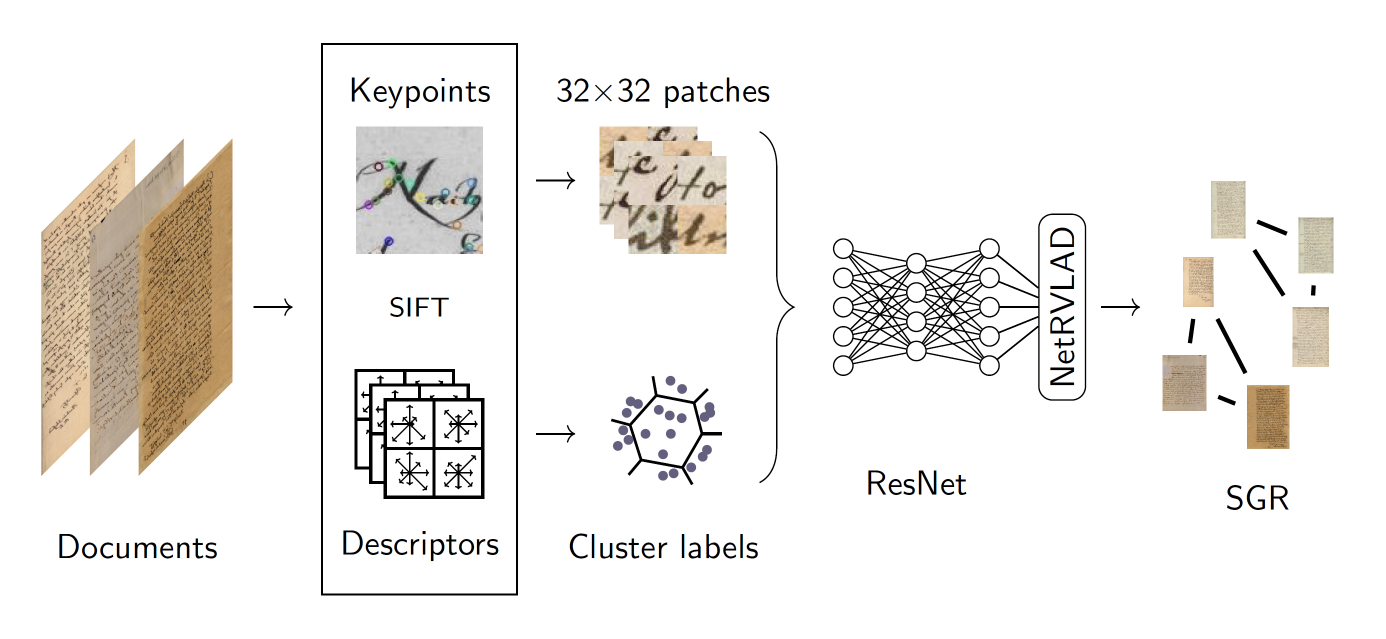
#> input picture icdar23/assets/header.png, 2772 x 1278 px (shown at 1/2 size)
$ python extract_patches_only_color.py --in_dir ../assets --out_dir out
#> lines starting #> are read from the running program, lines starting #| are printed output that depends on the picture; after the words box and inside, x2 and y2 are one past the last pixel; in counts of white or black regions, pixels touching at a corner belong together
import cv2
import numpy as np
from joblib import Parallel, delayed
import multiprocessing
import os
import glob
import logging
import sklearn.preprocessing
from sklearn.decomposition import PCA
from tqdm import tqdm

"""extract_patches_only_color.py"""

IMG_EXTENSIONS = [
    '.jpg', '.JPG', '.jpeg', '.JPEG',
    '.png', '.PNG', '.ppm', '.PPM', '.bmp', '.BMP', '.tif', '.tiff', '.TIF', '.TIFF'
]


def is_image_file(filename):
    return any(filename.endswith(extension) for extension in IMG_EXTENSIONS)

def edge_pixels(mask):
    return np.sum(mask == 255)

def calc_features(input_img, arguments):
    img = cv2.imread(input_img)

    if arguments.scale != -1:
        scale = arguments.scale
        height = img.shape[0] * scale
        width = img.shape[1] * scale
        new_size_mask = (int(width), int(height))
        img = cv2.resize(img, new_size_mask, interpolation=cv2.INTER_CUBIC)

    img_gray = cv2.cvtColor(img, cv2.COLOR_BGR2GRAY)
    mask = cv2.Canny(img, 30, 200)

    sift = cv2.SIFT_create(sigma=args.sigma)
    kp = sift.detect(img_gray, None)


    def filter_keypoint(point):
        # if 3 < point.size < 10:
        #     return point
        return point


    new_kp = []
    uniq_kp = []

    num_pixel = arguments.win_size ** 2

    for p in kp:
        point = (int(p.pt[0]), int(p.pt[1]))

        roi = get_image_patch(img, point[0], point[1], arguments)
        mask_roi = get_image_patch(mask, point[0], point[1], arguments)

        if roi is None:
            continue

        if arguments.edge_pixels != -1:
            if edge_pixels(mask_roi) < (arguments.edge_pixels * num_pixel):
                continue

        if not point in uniq_kp and filter_keypoint(p):
            new_kp.append(p)
            uniq_kp.append(point)

    # print(f'{len(new_kp)} kps for {input_img}')
    _, desc = sift.compute(img_gray, new_kp)

    if not new_kp:
        desc = np.zeros((1,128))
        kp_tupple = [( (int(img.shape[1]/2), int(img.shape[0]/2)), desc)]
        print(f'Nothing found for {input_img}')
        return kp_tupple

    desc = sklearn.preprocessing.normalize(desc, norm='l1')
    desc = np.sign(desc) * np.sqrt(np.abs(desc))
    desc = sklearn.preprocessing.normalize(desc, norm='l2')

    kp_tupple = [(p, desc[i]) for i, p in enumerate(uniq_kp)]


    return kp_tupple


def get_image_patch(img, px, py, arguments):
    half_win_size = int(arguments.win_size / 2)
    if not (half_win_size < px < img.shape[1] - half_win_size and half_win_size < py < img.shape[0] - half_win_size):
        return None

    roi = img[py - half_win_size:py + half_win_size, px - half_win_size:px + half_win_size]
    assert roi.shape[:2] == (half_win_size * 2, half_win_size * 2), 'shape of the roi is not (%d,%d). It is (%d,%d)' % \
                                                                (half_win_size * 2, half_win_size * 2,
                                                                 roi.shape[0], roi.shape[1])
    return roi


def extract_patches(filename, tup, args):
    if len(tup) > args.patches_per_page and args.patches_per_page != -1:
        idx = np.linspace(0, len(tup) - 1, args.patches_per_page, dtype=np.int32)
        tup = [tup[i] for i in idx]

    points, _ = zip(*tup)

    img = cv2.imread(filename)

    if args.scale != -1:
        scale = args.scale
        height = img.shape[0] * scale
        width = img.shape[1] * scale
        new_size_mask = (int(width), int(height))
        img = cv2.resize(img, new_size_mask, interpolation=cv2.INTER_CUBIC)


    count = 0
    for p in points:
        roi = get_image_patch(img, p[0], p[1], args)
        if roi is None:
            continue

        out_path = os.path.join(args.out_dir[0], os.path.splitext(os.path.basename(filename))[0],
                                os.path.splitext(os.path.basename(filename))[0] + '_' + str(count) + '.png')

        count = count + 1
        cv2.imwrite(out_path, roi)


if __name__ == "__main__":
    import argparse
    import pickle

    logging.basicConfig(level=logging.INFO, format='%(asctime)s %(levelname)s %(message)s ')

    parser = argparse.ArgumentParser(description="extract patches from images")
    parser.add_argument('--in_dir', metavar='in_dir', dest='in_dir', type=str, nargs=1,
                        help='input directory', required=True)
    parser.add_argument('--out_dir', metavar='out_dir', dest='out_dir', type=str, nargs=1,
                        help='output directory', required=True)
    parser.add_argument('--win_size', metavar='win_size', dest='win_size', type=int, nargs='?',
                        help='size of the patch',
                        default=32)
    parser.add_argument('--patches_per_page', metavar='patches_per_page', dest='patches_per_page', type=int, nargs='?',
                        help='maximal number of patches per page (-1 for no limit)',
                        default=-1)
    parser.add_argument('--scale', type=float, help='scale images up or down',
                        default=-1)
    parser.add_argument('--sigma', type=float, help='blur factor for SIFT',
                        default=1.6)
    parser.add_argument('--edge_pixels', type=float, help='if more black_pixel_thresh percent of the pixels are black -> discard',
                        default=0.1)

    args = parser.parse_args()


    assert os.path.exists(args.in_dir[0]), 'in_dir {} does not exist'.format(args.in_dir[0])


    if not os.path.exists(args.out_dir[0]):
        logging.info('creating directory %s' % args.out_dir[0])
        os.mkdir(args.out_dir[0])

    assert len(os.listdir(args.out_dir[0])) == 0, 'out_dir is not empty'

    assert args.win_size % 2 == 0, 'win_size must be even'

    num_cores = int(multiprocessing.cpu_count() / 2)
    num_cores = 10
    path_to_centers = ''

    def chunks(xs, n):
        n = max(1, n)
        return (xs[i:i+n] for i in range(0, len(xs), n))

    files = [f for f in glob.glob(args.in_dir[0] + '/**/*.*', recursive=True) if os.path.isfile(f) and is_image_file(f)]

    file_lists = list(chunks(files, 5000))
    logging.info(f'{len(list(file_lists))} lists')

    for files in file_lists:
        logging.info(files)
        assert len(files) > 0, 'no images found'
        logging.info('Found {} images'.format(len(files)))

        logging.info('calculating features for images in %s (number of cores:%d)' % (args.in_dir, num_cores))
        results = []

        results = Parallel(n_jobs=num_cores, verbose=9)(delayed(calc_features)(f, args) for f in files)

        logging.info('collecting descriptors')
        desc_list = []
        kp_list = []
        fn_list = []

        for r, f in tqdm(zip(results, files)):
            if len(r) == 0:
                logging.warning('no keypoints found in file {} '.format(f))
            for kp, desc in r:
                kp_list.append(kp)
                desc_list.append(desc)
                fn_list.append(f)

        logging.info('creating labels directories in output directory')
        for fn in set(fn_list):
            f_name = os.path.splitext(os.path.basename(fn))[0]
            if not os.path.exists(os.path.join(args.out_dir[0], str(f_name))):
                os.mkdir(os.path.join(args.out_dir[0], str(f_name)))

        # logging.info('copying %i (all patches per page) image patches to %s ' % (kp_list, args.out_dir[0]))
        results = Parallel(n_jobs=num_cores, verbose=9)(
            delayed(extract_patches)(filename, tup, args) for filename, tup in zip(files, results))
#> this loop made 1 pass
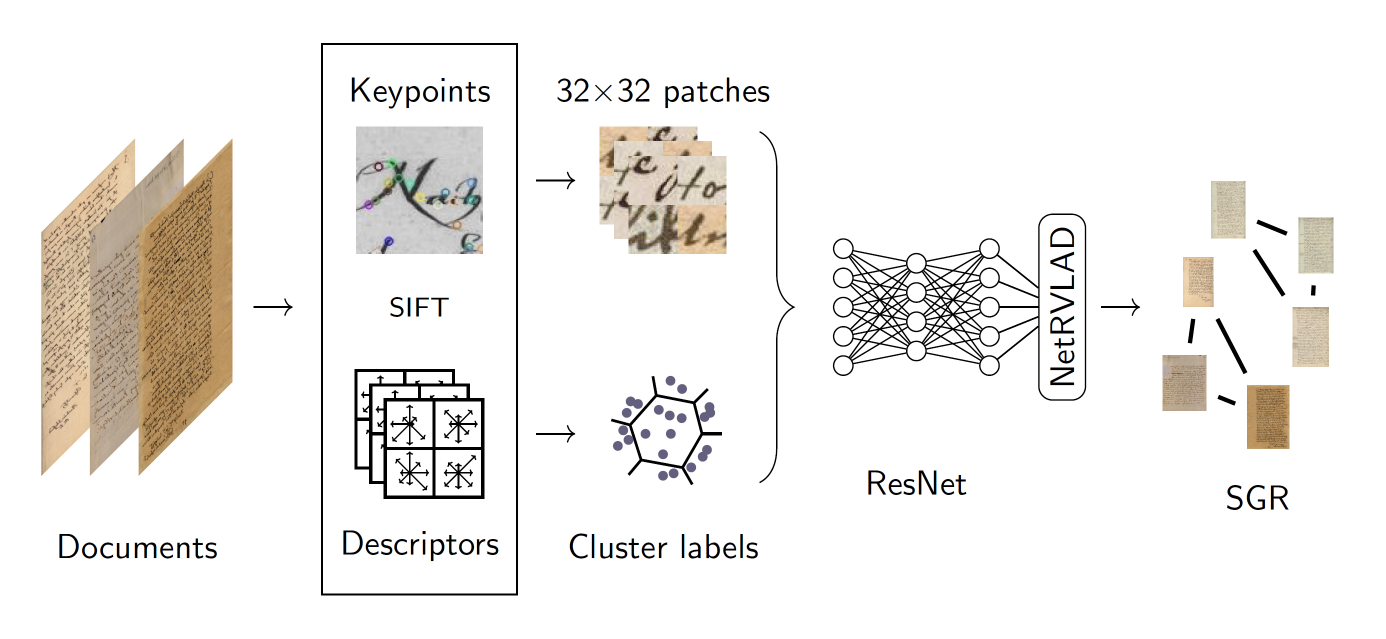
#> input picture icdar23/assets/header.png, 2772 x 1278 px (shown at 1/2 size)
#> pass 1, in calc_features, `img_gray = cv2.cvtColor(img, cv2.COLOR_BGR2GRAY)`:
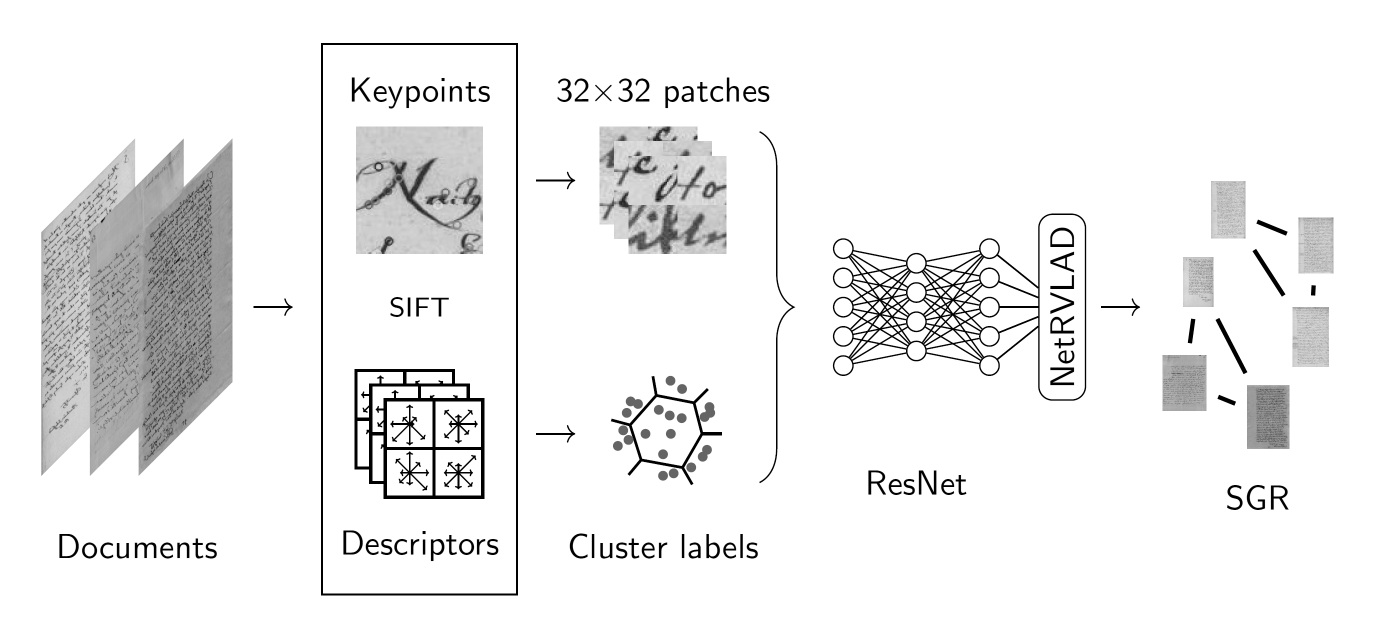
#> img_gray: shape (1278, 2772) (shown at 1/2 size); min 0, max 255, mean 238.7
#> pass 1, in calc_features, `mask = cv2.Canny(img, 30, 200)`:
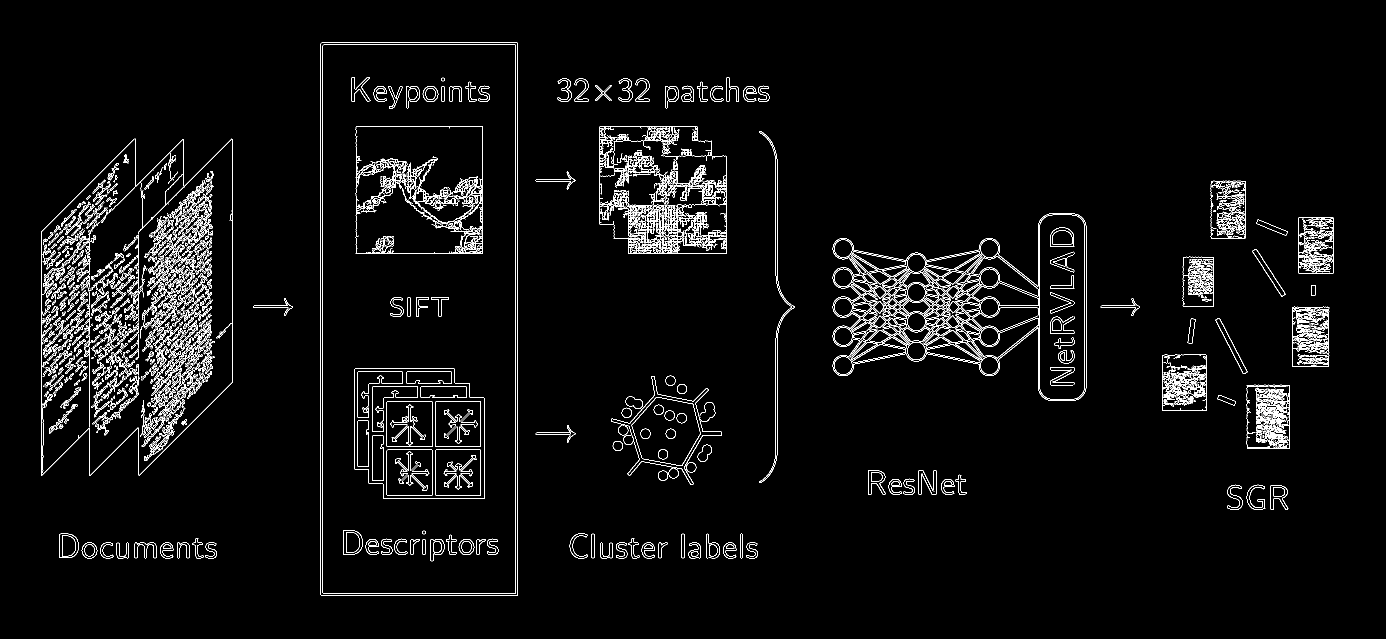
#> mask: shape (1278, 2772) (shown at 1/2 size); 3.5% white in thin lines or dots, all inside (x1, y1, x2, y2) = (82, 85, 2668, 1191)
#> pass 1, in get_image_patch, `roi = img[py - half_win_size:py + half_win_size, px - half_win_size:px..`:
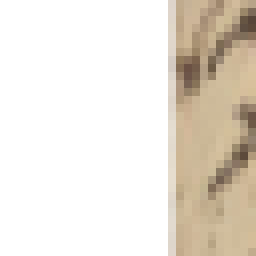
#> roi: shape (32, 32, 3) (shown 8 times larger); mean B, G, R 216.7, 226.4, 233.1
#> pass 1, in get_image_patch (call 2), `roi = img[py - half_win_size:py + half_win_size, px - half_win_size:px..`:
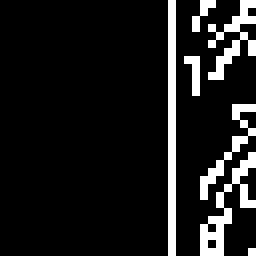
#> roi: shape (32, 32) (shown 8 times larger); 10.7% white in thin lines or dots, all inside (x1, y1, x2, y2) = (21, 0, 32, 32)

    config_out_path = os.path.join(args.out_dir[0], 'db-creation-parameters.json')
    logging.info('writing config parameters to {}')
    with open(config_out_path, 'w') as f:
        import json

        json.dump(vars(args), f)

    out_files = [f for f in glob.glob(args.out_dir[0] + '/**/*.*', recursive=True) if os.path.isfile(f) and is_image_file(f)]
#> out_files = []
    logging.info(f'done - extracted {len(out_files)} patches')
